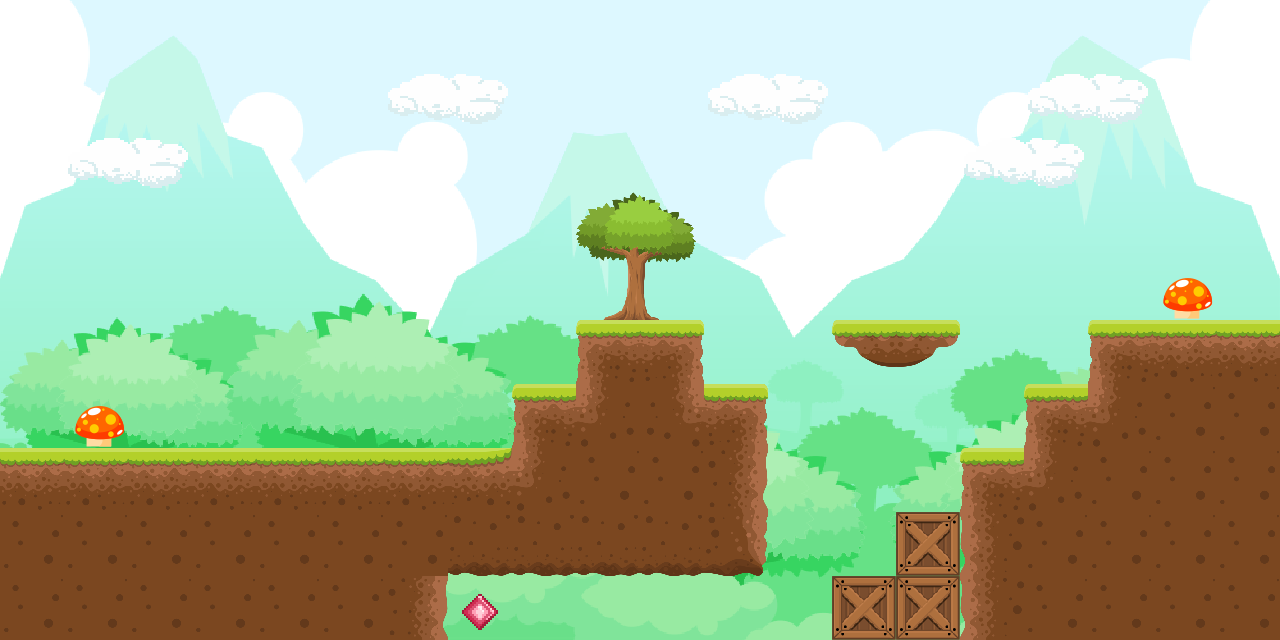

Tiled map render using the project's own tile images. Description and the whole map definition, tile-layer contents included, below:
An orthogonal 20x10 tile map with 64x64 px tiles, 3 tile layers (pozadina, platforme, ukras), 2 hidden layers not drawn, 5 tilesets and 6 objects (s1, s2, c4, c2, c1, ...).

<map version="1.4" tiledversion="1.4.2" orientation="orthogonal" renderorder="right-down" width="20" height="10" tilewidth="64" tileheight="64" infinite="0" nextlayerid="11" nextobjectid="12">
 <editorsettings>
  <export target="../../vjezbe7.js" format="js" />
 </editorsettings>
 <tileset firstgid="1" name="grass_dirt_water" tilewidth="64" tileheight="64" tilecount="48" columns="6" objectalignment="topleft">
  <image source="pics/grass_dirt_water.png" trans="ff00ff" width="384" height="512" />
 </tileset>
 <tileset firstgid="49" name="dino" tilewidth="64" tileheight="64" tilecount="22" columns="11" objectalignment="topleft">
  <image source="pics/dino.png" trans="ff00ff" width="704" height="128" />
 </tileset>
 <tileset firstgid="71" name="racoon" tilewidth="64" tileheight="64" tilecount="16" columns="8" objectalignment="topleft">
  <image source="pics/racoon.png" trans="ff00ff" width="512" height="128" />
 </tileset>
 <tileset firstgid="87" name="bg2" tilewidth="64" tileheight="64" tilecount="200" columns="20">
  <image source="pics/bg2.bmp" trans="ff00ff" width="1280" height="640" />
 </tileset>
 <tileset firstgid="287" name="spikeCoin" tilewidth="64" tileheight="64" tilecount="2" columns="2" objectalignment="topleft">
  <image source="pics/spikeCoin.png" trans="f7f7f7" width="128" height="64" />
 </tileset>
 <layer id="1" name="pozadina" width="20" height="10">
  <data encoding="csv">
87,88,89,90,91,92,93,94,95,96,97,98,99,100,101,102,103,104,105,106,
107,108,109,110,111,112,113,114,115,116,117,118,119,120,121,122,123,124,125,126,
127,128,129,130,131,132,133,134,135,136,137,138,139,140,141,142,143,144,145,146,
147,148,149,150,151,152,153,154,155,156,157,158,159,160,161,162,163,164,165,166,
167,168,169,170,171,172,173,174,175,176,177,178,179,180,181,182,183,184,185,186,
187,188,189,190,191,192,193,194,195,196,197,198,199,200,201,202,203,204,205,206,
207,208,209,210,211,212,213,214,215,216,217,218,219,220,221,222,223,224,225,226,
227,18,229,230,18,232,233,234,235,236,237,238,239,240,241,242,243,244,245,246,
247,18,249,250,18,252,253,254,255,256,257,258,259,260,261,262,263,264,265,266,
267,18,269,270,18,272,273,274,275,276,277,278,279,280,281,282,283,284,285,286
</data>
 </layer>
 <layer id="4" name="platforme" width="20" height="10">
  <data encoding="csv">
0,0,0,0,0,0,0,0,0,0,0,0,0,0,0,0,0,0,0,0,
0,0,0,0,0,0,0,0,0,0,0,0,0,0,0,0,0,0,0,0,
0,0,0,0,0,0,0,0,0,0,0,0,0,0,0,0,0,0,0,0,
0,0,0,0,0,0,0,0,0,0,0,0,0,0,0,0,0,0,0,0,
0,0,0,0,0,0,0,0,0,0,0,0,0,0,0,0,0,0,0,0,
0,0,0,0,0,0,0,0,0,1,3,0,0,13,15,0,0,1,2,2,
0,0,0,0,0,0,0,0,1,8,10,3,0,0,0,0,1,8,5,5,
2,2,2,2,2,2,2,7,8,5,5,6,0,0,0,1,8,5,5,5,
5,5,5,5,5,5,5,9,9,9,9,16,0,0,19,4,5,5,5,5,
5,5,5,5,5,5,6,0,0,0,0,0,0,19,19,4,5,5,5,5
</data>
 </layer>
 <objectgroup id="9" name="razno">
  <properties>
   <property name="class" value="items" />
  </properties>
  <object id="6" name="s1" gid="287" x="256" y="418.524" width="62.8095" height="29.4762" />
  <object id="7" name="s2" gid="287" x="832" y="545.333" width="62.8095" height="30.6667" />
  <object id="8" name="c4" gid="288" x="871.264" y="238.71" width="50" height="50" />
  <object id="9" name="c2" gid="288" x="391.116" y="328.173" width="50" height="50" />
  <object id="10" name="c1" gid="288" x="136.507" y="389.424" width="50" height="50" />
  <object id="11" name="c3" gid="288" x="711.75" y="581.557" width="50" height="50" />
 </objectgroup>
 <layer id="6" name="ukras" width="20" height="10">
  <data encoding="csv">
0,0,0,0,0,0,0,0,0,0,0,0,0,0,0,0,0,0,0,0,
0,0,0,0,0,0,37,38,0,0,0,37,38,0,0,0,37,38,0,0,
0,37,38,0,0,0,0,0,0,0,0,0,0,0,0,37,38,0,0,0,
0,0,0,0,0,0,0,0,0,26,27,0,0,0,0,0,0,0,0,0,
0,0,0,0,0,0,0,0,0,32,33,0,0,0,0,0,0,0,21,0,
0,0,0,0,0,0,0,0,0,0,0,0,0,0,0,0,0,0,0,0,
0,21,0,0,0,0,0,0,0,0,0,0,0,0,0,0,0,0,0,0,
0,0,0,0,0,0,0,0,0,0,0,0,0,0,0,0,0,0,0,0,
0,0,0,0,0,0,0,0,0,0,0,0,0,0,0,0,0,0,0,0,
0,0,0,0,0,0,0,29,0,0,0,0,0,0,0,0,0,0,0,0
</data>
 </layer>
 <layer id="7" name="racoon" width="20" height="10" visible="0">
  <properties>
   <property name="class" value="racoon" />
  </properties>
  <data encoding="csv">
71,72,73,74,75,76,77,78,0,0,79,80,81,82,83,84,85,86,0,0,
0,0,0,0,0,0,0,0,0,0,0,0,0,0,0,0,0,0,0,0,
0,0,0,0,0,0,0,0,0,0,0,0,0,0,0,0,0,0,0,0,
0,0,0,0,0,0,0,0,0,0,0,0,0,0,0,0,0,0,0,0,
0,0,0,0,0,0,0,0,0,0,0,0,0,0,0,0,0,0,0,0,
0,0,0,0,0,0,0,0,0,0,0,0,0,0,0,0,0,0,0,0,
0,0,0,0,0,0,0,0,0,0,0,0,0,0,0,0,0,0,0,0,
0,0,0,0,0,0,0,0,0,0,0,0,0,0,0,0,0,0,0,0,
0,0,0,0,0,0,0,0,0,0,0,0,0,0,0,0,0,0,0,0,
0,0,0,0,0,0,0,0,0,0,0,0,0,0,0,0,0,0,0,0
</data>
 </layer>
 <layer id="8" name="dino" width="20" height="10" visible="0">
  <properties>
   <property name="class" value="dinosaur" />
  </properties>
  <data encoding="csv">
49,50,51,52,53,54,55,56,57,58,59,0,0,0,0,0,0,0,0,0,
60,61,62,63,64,65,66,67,68,69,70,0,0,0,0,0,0,0,0,0,
0,0,0,0,0,0,0,0,0,0,0,0,0,0,0,0,0,0,0,0,
0,0,0,0,0,0,0,0,0,0,0,0,0,0,0,0,0,0,0,0,
0,0,0,0,0,0,0,0,0,0,0,0,0,0,0,0,0,0,0,0,
0,0,0,0,0,0,0,0,0,0,0,0,0,0,0,0,0,0,0,0,
0,0,0,0,0,0,0,0,0,0,0,0,0,0,0,0,0,0,0,0,
0,0,0,0,0,0,0,0,0,0,0,0,0,0,0,0,0,0,0,0,
0,0,0,0,0,0,0,0,0,0,0,0,0,0,0,0,0,0,0,0,
0,0,0,0,0,0,0,0,0,0,0,0,0,0,0,0,0,0,0,0
</data>
 </layer>
</map>